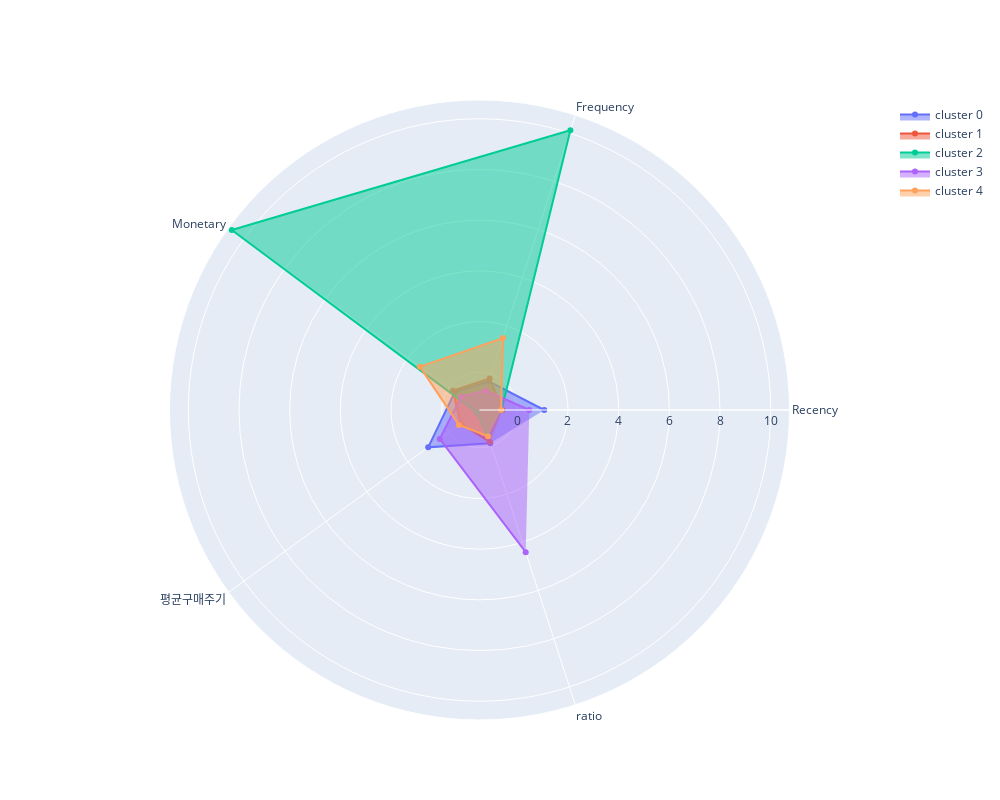

This figure's notebook cell:
### Code cell
df_centroids = pd.DataFrame(kmeans.cluster_centers_, columns=rfm_cluster_s.iloc[:, :5].columns)
df_centroids['size'] = rfm.groupby('kmeans')['고객ID'].count()

import plotly.graph_objects as go

def plot_radar_from_centroid(df_centroids):
  df_centroids = df_centroids.drop(['size'], axis = 1)
  fig = go.Figure()
  categories = df_centroids.columns
  for row in df_centroids.iterrows():
    fig.add_trace(go.Scatterpolar(
        r=row[1].tolist(),
        theta=categories,
        fill='toself',
        name='cluster {}'.format(row[0])
    ))

  fig.update_layout(
      autosize=False,
      width=1000,
      height=800,
  )
  fig.show()

plot_radar_from_centroid(df_centroids)

### Figure 1 — Plotly figure (JSON) as saved in the notebook; plotly's stock layout.template omitted (floating-point values rounded to 4 significant figures)
{"data": [{"fill": "toself", "name": "cluster 0", "r": [1.063, -0.3063, -0.2839, 1.01, -0.1101], "theta": ["Recency", "Frequency", "Monetary", "평균구매주기", "ratio"], "type": "scatterpolar"}, {"fill": "toself", "name": "cluster 1", "r": [-0.5817, -0.1889, -0.1958, -0.5752, -0.1663], "theta": ["Recency", "Frequency", "Monetary", "평균구매주기", "ratio"], "type": "scatterpolar"}, {"fill": "toself", "name": "cluster 2", "r": [-0.6227, 10.11, 10.59, -1.344, -0.4399], "theta": ["Recency", "Frequency", "Monetary", "평균구매주기", "ratio"], "type": "scatterpolar"}, {"fill": "toself", "name": "cluster 3", "r": [0.4716, -0.6844, -0.5994, 0.4468, 4.408], "theta": ["Recency", "Frequency", "Monetary", "평균구매주기", "ratio"], "type": "scatterpolar"}, {"fill": "toself", "name": "cluster 4", "r": [-0.6393, 1.494, 1.418, -0.4894, -0.4034], "theta": ["Recency", "Frequency", "Monetary", "평균구매주기", "ratio"], "type": "scatterpolar"}], "layout": {"autosize": false, "height": 800, "width": 1000}}
